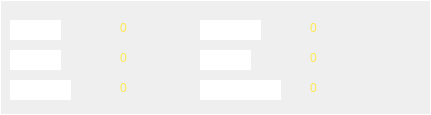
      <widget class="QWidget" name="widget_13" native="true">
       <property name="geometry">
        <rect>
         <x>8</x>
         <y>145</y>
         <width>431</width>
         <height>115</height>
        </rect>
       </property>
       <property name="styleSheet">
        <string notr="true">border:1px solid rgb(255,255,255);
font: 57 9pt &quot;aakar&quot;;</string>
       </property>
       <widget class="QLineEdit" name="lineEdit_50">
        <property name="geometry">
         <rect>
          <x>10</x>
          <y>20</y>
          <width>51</width>
          <height>20</height>
         </rect>
        </property>
        <property name="focusPolicy">
         <enum>Qt::NoFocus</enum>
        </property>
        <property name="styleSheet">
         <string notr="true">color: rgb(255, 255, 255);
font: 75 11pt &quot;Padauk Book&quot;;
border:rgb(0,0,0);</string>
        </property>
        <property name="text">
         <string>YAW</string>
        </property>
       </widget>
       <widget class="QLineEdit" name="lineEdit_51">
        <property name="geometry">
         <rect>
          <x>10</x>
          <y>50</y>
          <width>51</width>
          <height>20</height>
         </rect>
        </property>
        <property name="focusPolicy">
         <enum>Qt::NoFocus</enum>
        </property>
        <property name="styleSheet">
         <string notr="true">color: rgb(255, 255, 255);
font: 75 11pt &quot;Padauk Book&quot;;
border:rgb(0,0,0);</string>
        </property>
        <property name="text">
         <string>PITCH</string>
        </property>
       </widget>
       <widget class="QLineEdit" name="lineEdit_52">
        <property name="geometry">
         <rect>
          <x>10</x>
          <y>80</y>
          <width>61</width>
          <height>20</height>
         </rect>
        </property>
        <property name="focusPolicy">
         <enum>Qt::NoFocus</enum>
        </property>
        <property name="styleSheet">
         <string notr="true">color: rgb(255, 255, 255);
font: 75 11pt &quot;Padauk Book&quot;;
border:rgb(0,0,0);</string>
        </property>
        <property name="text">
         <string>ROLL</string>
        </property>
       </widget>
       <widget class="QLabel" name="label_ins_yaw">
        <property name="geometry">
         <rect>
          <x>120</x>
          <y>20</y>
          <width>51</width>
          <height>16</height>
         </rect>
        </property>
        <property name="styleSheet">
         <string notr="true">border:rgb(0,0,0);
font: 16pt &quot;Noto Sans&quot;;
color: rgb(252, 233, 79);</string>
        </property>
        <property name="text">
         <string>0</string>
        </property>
       </widget>
       <widget class="QLabel" name="label_ins_speed">
        <property name="geometry">
         <rect>
          <x>120</x>
          <y>50</y>
          <width>51</width>
          <height>16</height>
         </rect>
        </property>
        <property name="styleSheet">
         <string notr="true">border:rgb(0,0,0);
font: 16pt &quot;Noto Sans&quot;;
color: rgb(252, 233, 79);</string>
        </property>
        <property name="text">
         <string>0</string>
        </property>
       </widget>
       <widget class="QLabel" name="label_ins_height">
        <property name="geometry">
         <rect>
          <x>120</x>
          <y>80</y>
          <width>51</width>
          <height>16</height>
         </rect>
        </property>
        <property name="styleSheet">
         <string notr="true">border:rgb(0,0,0);
font: 16pt &quot;Noto Sans&quot;;
color: rgb(252, 233, 79);</string>
        </property>
        <property name="text">
         <string>0</string>
        </property>
       </widget>
       <widget class="QLineEdit" name="lineEdit_55">
        <property name="geometry">
         <rect>
          <x>200</x>
          <y>80</y>
          <width>81</width>
          <height>20</height>
         </rect>
        </property>
        <property name="focusPolicy">
         <enum>Qt::NoFocus</enum>
        </property>
        <property name="styleSheet">
         <string notr="true">color: rgb(255, 255, 255);
font: 75 11pt &quot;Padauk Book&quot;;
border:rgb(0,0,0);</string>
        </property>
        <property name="text">
         <string>DISTANCE</string>
        </property>
       </widget>
       <widget class="QLineEdit" name="lineEdit_53">
        <property name="geometry">
         <rect>
          <x>200</x>
          <y>50</y>
          <width>51</width>
          <height>20</height>
         </rect>
        </property>
        <property name="focusPolicy">
         <enum>Qt::NoFocus</enum>
        </property>
        <property name="styleSheet">
         <string notr="true">color: rgb(255, 255, 255);
font: 75 11pt &quot;Padauk Book&quot;;
border:rgb(0,0,0);</string>
        </property>
        <property name="text">
         <string>ROLL</string>
        </property>
       </widget>
       <widget class="QLineEdit" name="lineEdit_54">
        <property name="geometry">
         <rect>
          <x>200</x>
          <y>20</y>
          <width>61</width>
          <height>20</height>
         </rect>
        </property>
        <property name="focusPolicy">
         <enum>Qt::NoFocus</enum>
        </property>
        <property name="styleSheet">
         <string notr="true">color: rgb(255, 255, 255);
font: 75 11pt &quot;Padauk Book&quot;;
border:rgb(0,0,0);</string>
        </property>
        <property name="text">
         <string>HEIGHT</string>
        </property>
       </widget>
       <widget class="QLabel" name="label_ins_roll">
        <property name="geometry">
         <rect>
          <x>310</x>
          <y>50</y>
          <width>51</width>
          <height>16</height>
         </rect>
        </property>
        <property name="styleSheet">
         <string notr="true">border:rgb(0,0,0);
font: 16pt &quot;Noto Sans&quot;;
color: rgb(252, 233, 79);</string>
        </property>
        <property name="text">
         <string>0</string>
        </property>
       </widget>
       <widget class="QLabel" name="label_ins_distance">
        <property name="geometry">
         <rect>
          <x>310</x>
          <y>80</y>
          <width>51</width>
          <height>16</height>
         </rect>
        </property>
        <property name="styleSheet">
         <string notr="true">border:rgb(0,0,0);
font: 16pt &quot;Noto Sans&quot;;
color: rgb(252, 233, 79);</string>
        </property>
        <property name="text">
         <string>0</string>
        </property>
       </widget>
       <widget class="QLabel" name="label_ins_pitch">
        <property name="geometry">
         <rect>
          <x>310</x>
          <y>20</y>
          <width>51</width>
          <height>16</height>
         </rect>
        </property>
        <property name="styleSheet">
         <string notr="true">border:rgb(0,0,0);
font: 16pt &quot;Noto Sans&quot;;
color: rgb(252, 233, 79);</string>
        </property>
        <property name="text">
         <string>0</string>
        </property>
       </widget>
      </widget>
